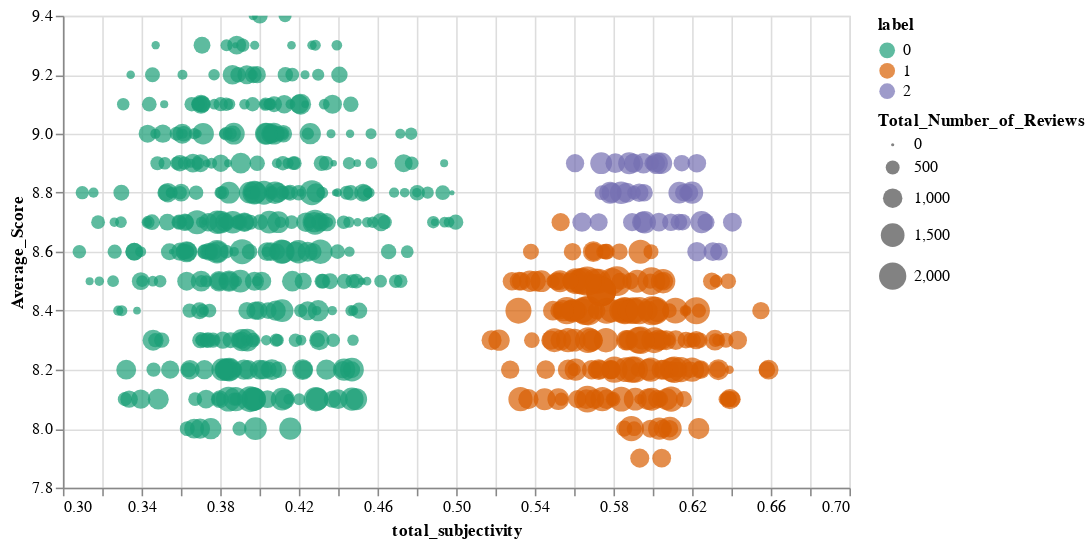

Write the Vega-Lite specification saved for this chart.
### Vega-Lite specification from a JSON file in a GitHub repository (floating-point values rounded to 4 significant figures; data arrays with more than 128 entries replaced by an {"elided": "..."} marker saying what was removed)
{"config": {"view": {"continuousWidth": 400, "continuousHeight": 300}}, "data": {"name": "data-9928b06a819df3bd4e51a0aa35d18756"}, "mark": "circle", "encoding": {"color": {"type": "nominal", "field": "label", "scale": {"scheme": "dark2"}}, "size": {"type": "quantitative", "field": "Total_Number_of_Reviews"}, "tooltip": [{"type": "nominal", "field": "Hotel_Name"}, {"type": "quantitative", "field": "Average_Score"}, {"type": "quantitative", "field": "Total_Number_of_Reviews"}, {"type": "quantitative", "field": "total_subjectivity"}, {"type": "quantitative", "field": "label"}, {"type": "nominal", "field": "geometry"}, {"type": "nominal", "field": "Country"}], "x": {"type": "quantitative", "field": "total_subjectivity", "scale": {"zero": false}}, "y": {"type": "quantitative", "field": "Average_Score", "scale": {"zero": false}}}, "selection": {"selector018": {"type": "interval", "bind": "scales", "encodings": ["x", "y"]}}, "width": 500, "$schema": "https://vega.github.io/schema/vega-lite/v4.8.1.json", "datasets": {"data-9928b06a819df3bd4e51a0aa35d18756": {"elided": "646 records"}}}
